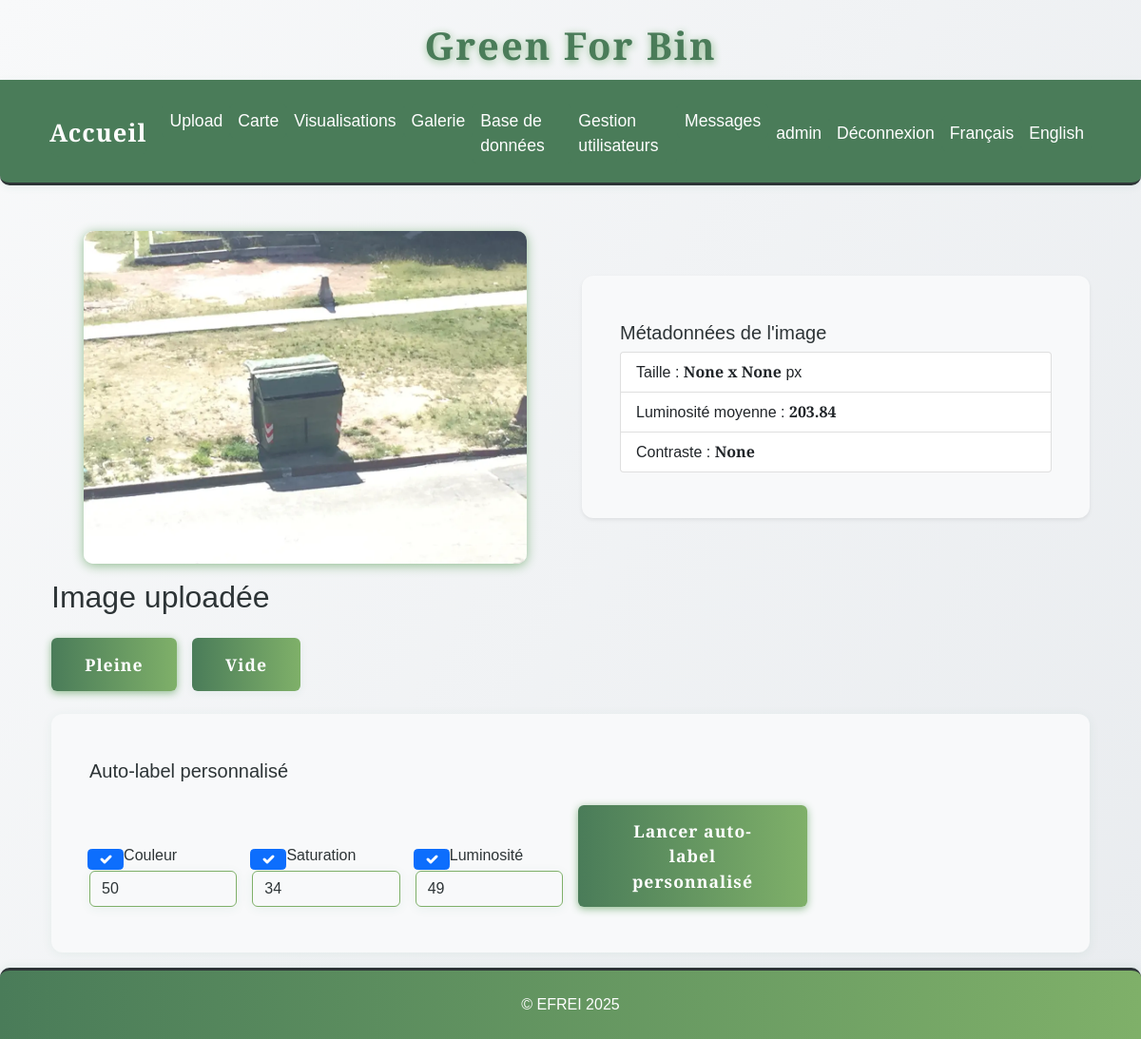
The page /annotate/1080.full.jpeg (signed in) on the database as committed earlier.
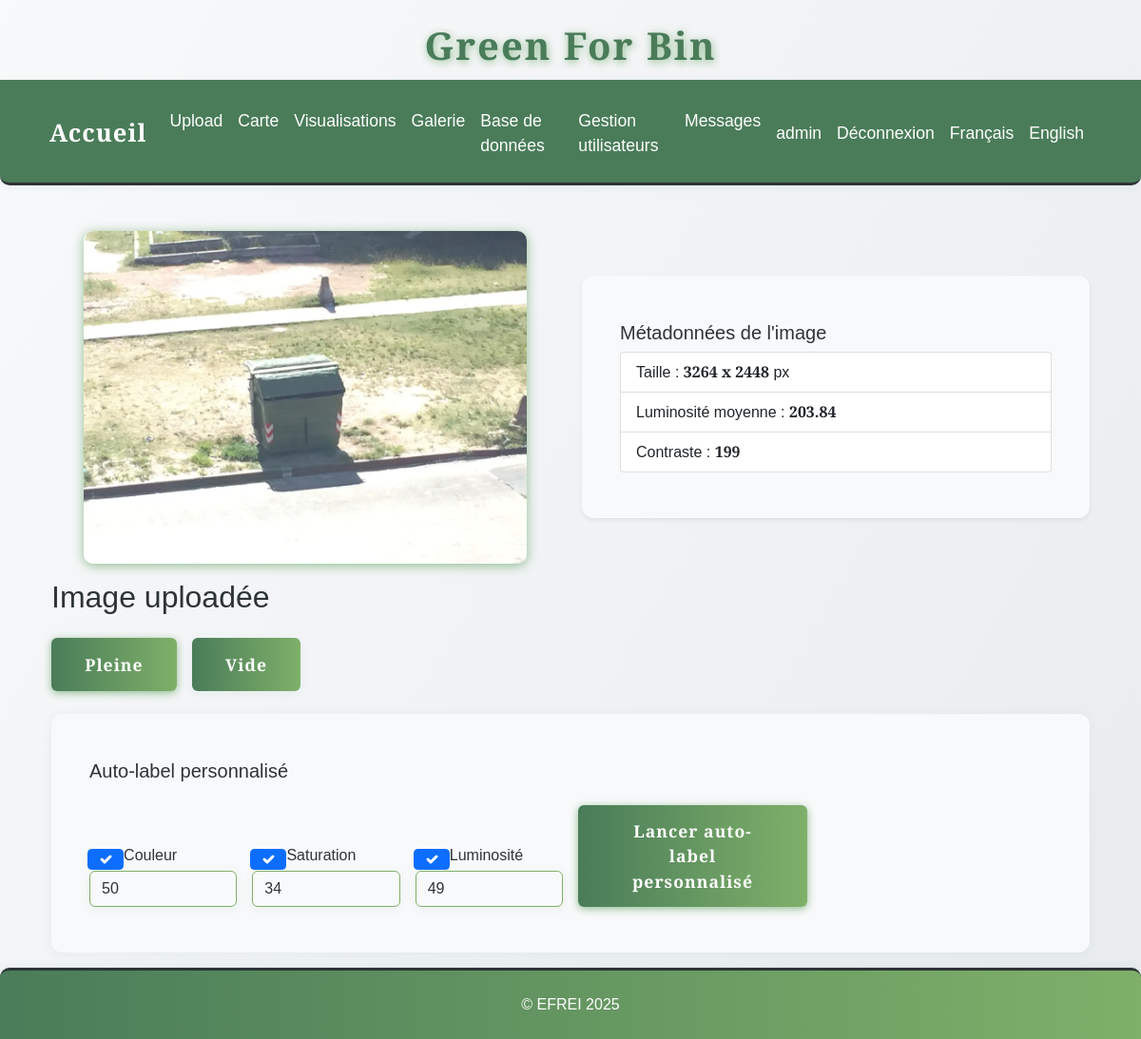
The same page on the database as committed later.
### tables this page shows
CREATE TABLE images (
                id INTEGER PRIMARY KEY AUTOINCREMENT,
                filename TEXT,
                upload_date TEXT,
                annotation TEXT,
                width INTEGER,
                height INTEGER,
                file_size INTEGER,
                avg_color TEXT,
                hist_rgb TEXT,
                hist_lum TEXT,
                contrast INTEGER,
                contour_count INTEGER,
                localisation TEXT
            , std_h REAL, std_s REAL, std_v REAL);

### app.py (the view, shortened to what this page needs)
@app.route('/annotate/<filename>', methods=['GET', 'POST'])
@login_required
def annotate(filename):
    auto_label = request.args.get('auto_label')
    custom_auto_label_result = None
    with sqlite3.connect(DB_PATH) as conn:
        c = conn.cursor()
        c.execute('''
            SELECT width, height, contrast
            FROM images
            WHERE filename = ?
        ''', (filename,))
        row = c.fetchone()
        if row:
            width, height, contrast = row
        else:
            width, height, contrast = None, None, None
    image_path = os.path.join(app.config['UPLOAD_FOLDER'], filename)
    luminosity = None
    try:
        img = Image.open(image_path).convert('L')
        np_img = np.array(img)
        luminosity = round(float(np.mean(np_img)), 2)
    except Exception as e:
        print(f"[ANNOTATE] Erreur calcul luminosité : {e}")
    metadata = {
        'width': width,
        'height': height,
        'contrast': contrast,
        'luminosity': luminosity
    }
    return render_template('annotate.html', filename=filename, auto_label=auto_label, metadata=metadata, custom_auto_label_result=custom_auto_label_result)

### app.py (called while the page is built)
def get_locale():
    return session.get('lang', request.accept_languages.best_match(['en', 'fr']))

@app.context_processor
def inject_locale():
    return dict(get_locale=get_locale)

def login_required(f):
    @wraps(f)
    def decorated_function(*args, **kwargs):
        if 'user_id' not in session:
            flash('Vous devez être connecté pour accéder à cette page.', 'error')
            return redirect(url_for('login'))
        return f(*args, **kwargs)
    return decorated_function

### templates/annotate.html (shortened to what this page needs)
<!DOCTYPE html>
{% extends "base.html" %}
{% block content %}
<div class="container mt-4">
    <div class="row align-items-center">
        <div class="col-md-6 text-center">
            <img src="{{ url_for('static', filename='uploads/' ~ filename.rsplit('.', 1)[0] ~ '.webp') }}" alt="{{ _('Image à annoter') }}" class="img-fluid mb-3" style="max-height:350px;" loading="lazy">
        </div>
        <div class="col-md-6">
            <div class="card bg-creme shadow-sm mb-3">
                <div class="card-body">
                    <h5 class="card-title">{{ _("Métadonnées de l'image") }}</h5>
                    <ul class="list-group">
                        <li class="list-group-item">{{ _('Taille') }} : <b>{{ metadata.width }} x {{ metadata.height }}</b> px</li>
                        <li class="list-group-item">{{ _('Luminosité moyenne') }} : <b>{{ metadata.luminosity }}</b></li>
                        <li class="list-group-item">{{ _('Contraste') }} : <b>{{ metadata.contrast }}</b></li>
                    </ul>
                </div>
            </div>
        </div>
    </div>
    <h2>{{ _('Image uploadée') }}</h2>
    <form method="POST" class="d-flex gap-3 mb-4">
        <button type="submit" name="annotation" value="pleine" class="btn btn-success btn-lg">{{ _('Pleine') }}</button>
        <button type="submit" name="annotation" value="vide" class="btn btn-outline-success btn-lg">{{ _('Vide') }}</button>
    </form>
    <div class="card mb-3">
        <div class="card-body">
            <h5 class="card-title">{{ _('Auto-label personnalisé') }}</h5>
            <form method="POST" class="row g-3 align-items-end">
                <div class="col-md-2">
                    <div class="form-check">
                        <input class="form-check-input" type="checkbox" name="use_std_h" id="use_std_h" checked>
                        <label class="form-check-label" for="use_std_h">Couleur</label>
                    </div>
                    <input type="number" step="any" class="form-control mt-1" name="seuil_h" id="seuil_h" placeholder="Seuil H (ex: 50)" value="50">
                </div>
                <div class="col-md-2">
                    <div class="form-check">
                        <input class="form-check-input" type="checkbox" name="use_std_s" id="use_std_s" checked>
                        <label class="form-check-label" for="use_std_s">Saturation</label>
                    </div>
                    <input type="number" step="any" class="form-control mt-1" name="seuil_s" id="seuil_s" placeholder="Seuil S (ex: 34)" value="34">
                </div>
                <div class="col-md-2">
                    <div class="form-check">
                        <input class="form-check-input" type="checkbox" name="use_std_v" id="use_std_v" checked>
                        <label class="form-check-label" for="use_std_v">Luminosité</label>
                    </div>
                    <input type="number" step="any" class="form-control mt-1" name="seuil_v" id="seuil_v" placeholder="Seuil V (ex: 49)" value="49">
                </div>
                <div class="col-md-3">
                    <button type="submit" name="custom_auto_label" value="1" class="btn btn-primary">{{ _('Lancer auto-label personnalisé') }}</button>
                </div>
            </form>
        </div>
    </div>
</div>
{% endblock %}

### templates/base.html (shortened to what this page needs)
<!DOCTYPE html>
<html lang="{{ get_locale() }}">
<head>
    <link href="https://cdn.jsdelivr.net/npm/bootstrap@5.1.3/dist/css/bootstrap.min.css" rel="stylesheet">
    <link href="{{ url_for('static', filename='css/style.css') }}" rel="stylesheet">
    <link href="{{ url_for('static', filename='css/greenforbin.css') }}" rel="stylesheet">
</head>
<body>
    <header>
        <h1>{{ _('Green For Bin') }}</h1>
        <nav class="navbar navbar-expand-lg navbar-dark bg-dark">
            <div class="container-fluid">
                <a class="navbar-brand" href="{{ url_for('about') }}">{{ _('Accueil') }}</a>
                <div class="collapse navbar-collapse" id="navbarNav">
                    <ul class="navbar-nav">
                        <li class="nav-item">
                            <a class="nav-link" href="{{ url_for('upload') }}">{{ _('Upload') }}</a>
                        </li>
                        <li class="nav-item">
                            <a class="nav-link" href="{{ url_for('map_view') }}">{{ _('Carte') }}</a>
                        </li>
                        <li class="nav-item">
                            <a class="nav-link" href="{{ url_for('stats') }}">{{ _('Visualisations') }}</a>
                        </li>
                        <li class="nav-item">
                            <a class="nav-link" href="{{ url_for('gallery') }}">{{ _('Galerie') }}</a>
                        </li>
                        {% if session.get('role') == 'admin' %}
                            <li class="nav-item">
                                <a class="nav-link" href="{{ url_for('afficher_bdd') }}">{{ _('Base de données') }}</a>
                            </li>
                            <li class="nav-item">
                                <a class="nav-link" href="{{ url_for('admin_users') }}">{{ _('Gestion utilisateurs') }}</a>
                            </li>
                            <li class="nav-item">
                                <a class="nav-link" href="{{ url_for('admin_messages') }}">{{ _('Messages') }}</a>
                            </li>
                        {% endif %}
                    </ul>
                    <ul class="navbar-nav ms-auto">
                        {% if session.get('user_id') %}
                            <li class="nav-item">
                                <span class="nav-link">{{ session.get('username') }}</span>
                            </li>
                            <li class="nav-item">
                                <a class="nav-link" href="{{ url_for('logout') }}">{{ _('Déconnexion') }}</a>
                            </li>
                        {% endif %}
                        <li class="nav-item">
                            <a class="nav-link" href="{{ url_for('set_language', lang='fr') }}">{{ _('Français') }}</a>
                        </li>
                        <li class="nav-item">
                            <a class="nav-link" href="{{ url_for('set_language', lang='en') }}">{{ _('English') }}</a>
                        </li>
                    </ul>
                </div>
            </div>
        </nav>
    </header>
    <div class="container mt-4">
        {% block content %}{% endblock %}
    </div>
    <footer class="footer-efrei mt-auto py-3">
        <div class="container text-center">
            <span>&copy; EFREI 2025</span>
        </div>
    </footer>
</body>
</html>

### static/css/style.css (style rules this page uses)
:root { --primary-green: #4a7c59; --light-green: #7fb069; --sage-green: #8fbc8f; --cream: #fefefe; --warm-white: #f8f9fa; --soft-gray: #e9ecef; --charcoal: #2d3436; --text-primary: #2d3436; --text-secondary: #636e72; --radius: 2.5rem; --shadow: 0 4px 24px rgba(44, 124, 89, 0.10); --transition: all 0.3s cubic-bezier(.4,0,.2,1); --green-dark: var(--primary-green); --green: var(--light-green); --green-light: var(--sage-green); --beige: var(--cream); --white: var(--cream); --black: var(--charcoal); }
html, body { height: 100%; margin: 0; padding: 0; }
body { display: flex; flex-direction: column; min-height: 100vh; }
.container.mt-4 { flex: 1 0 auto; }
.navbar { background: linear-gradient(90deg, var(--primary-green) 0%, var(--light-green) 100%); border-radius: 0 0 var(--radius) var(--radius); box-shadow: var(--shadow); padding: 1.5rem 2.5rem 1.2rem 2.5rem; display: flex; justify-content: center; align-items: center; gap: 2rem; position: sticky; top: 0; z-index: 1000; }
.nav-link { color: var(--cream); font-family: 'Inter', 'Franklin Gothic Medium', 'Arial Narrow', Arial, sans-serif, sans-serif; font-size: 1.1rem; font-weight: 500; padding: 0.5rem 1.2rem; border-radius: 2rem; transition: var(--transition); position: relative; }
.btn { background: var(--primary-green); color: var(--cream); border: none; border-radius: 2rem; font-family: 'Inter', Arial, sans-serif; font-weight: 600; padding: 0.9rem 2.2rem; font-size: 1.1rem; box-shadow: 0 2px 8px rgba(44, 124, 89, 0.08); transition: var(--transition); cursor: pointer; margin-top: 1rem; letter-spacing: 1px; }
.card { background: var(--white); border-radius: var(--radius); box-shadow: var(--shadow); padding: 2rem 1.5rem; margin-bottom: 2rem; transition: var(--transition); position: relative; overflow: hidden; }
input, textarea, select { background: var(--beige); color: var(--green-dark); border: 2px solid var(--green-light); border-radius: 1.5rem; font-family: 'Inter', Arial, sans-serif; padding: 10px 18px; font-size: 1.08rem; transition: var(--transition); }
.footer-efrei { width: 100%; background: linear-gradient(90deg, var(--primary-green) 0%, var(--light-green) 100%); color: var(--cream); border-top: 3px solid var(--charcoal); box-shadow: 0 -2px 8px rgba(44, 124, 89, 0.08); font-family: 'Quercus Serif', 'Montserrat', 'Quicksand', Arial, sans-serif !important; font-weight: 500; flex-shrink: 0; }
.footer-efrei .container { padding-top: 8px; padding-bottom: 8px; }

### static/css/greenforbin.css (style rules this page uses)
:root { --primary-green: #4a7c59; --light-green: #7fb069; --sage-green: #8fbc8f; --cream: #fefefe; --warm-white: #f8f9fa; --soft-gray: #e9ecef; --charcoal: #2d3436; --text-primary: #2d3436; --text-secondary: #636e72; }
body { background: linear-gradient(135deg, var(--cream) 0%, var(--light-green) 100%); color: var(--text-primary); font-family: 'Segoe UI', 'Roboto', Arial, sans-serif; min-height: 100vh; }
header h1 { color: var(--primary-green); font-weight: bold; letter-spacing: 2px; text-shadow: 1px 2px 8px var(--sage-green); }
.navbar, .navbar-brand, .nav-link { background: var(--primary-green) !important; color: var(--cream) !important; font-weight: 500; border-radius: 0 0 10px 10px; }
.card { border-radius: 16px; box-shadow: 0 4px 24px 0 rgba(79, 124, 89, 0.10); border: none; background: var(--warm-white); }
.btn-primary, .btn-success, .btn-warning { background: var(--light-green); border: none; color: var(--cream); font-weight: 600; border-radius: 8px; box-shadow: 0 2px 8px var(--sage-green); transition: background 0.2s, box-shadow 0.2s; }
img { border-radius: 10px; box-shadow: 0 2px 12px var(--sage-green); transition: transform 0.2s; }
footer { background: var(--primary-green); color: var(--cream); text-align: center; padding: 12px 0; border-radius: 10px 10px 0 0; margin-top: 40px; }

Rows that differ between the two databases and show on the page:
added images: width "3264", height "2448", contrast "199"
Other text that changed with them:
{{ metadata.width }}: "None" → (not shown)
{{ metadata.height }}: "None" → (not shown)
{{ metadata.contrast }}: "None" → (not shown)
text no longer shown: "Vide"
